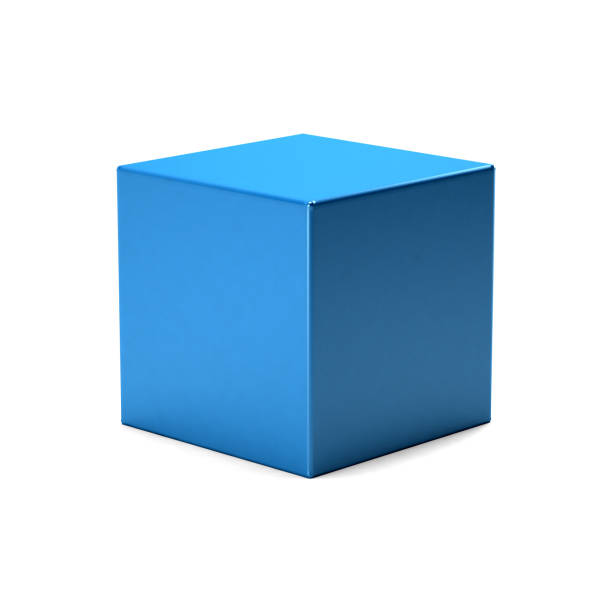
#> input picture images/cube.jpg, 612 x 612 px, given in place of the camera
$ python open_cv_edge_detection.py
#> lines starting #> are read from the running program, lines starting #| are printed output that depends on the picture; after the words box and inside, x2 and y2 are one past the last pixel; in counts of white or black regions, pixels touching at a corner belong together
import cv2
import numpy as np

cap = cv2.VideoCapture(1)
cap.set(3, 640)
cap.set(4, 480)

while True:
    ret, img= cap.read()
#> img is the input picture: shape (612, 612, 3); mean B, G, R 234.4, 216.7, 192.8
    img_gray = cv2.cvtColor(img,cv2.COLOR_BGR2GRAY)
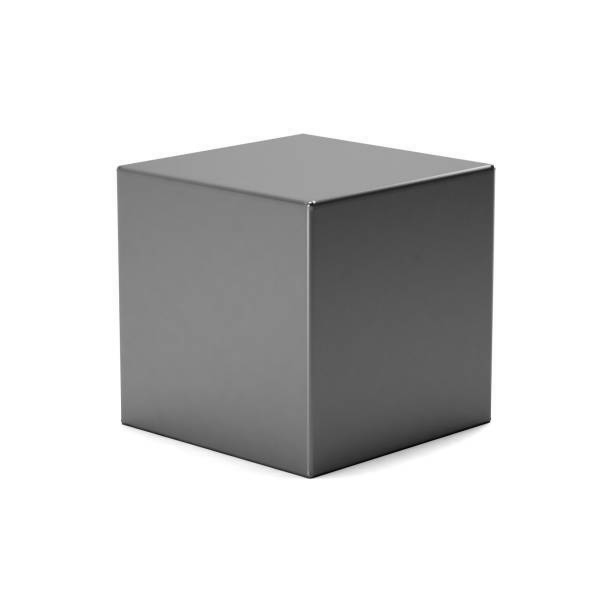
#> img_gray: shape (612, 612); min 2, max 255, mean 211.6
    cv2.namedWindow("Grey", cv2.WINDOW_NORMAL)
    cv2.imshow('Grey',img_gray)
    # noise_removal = cv2.bilateralFilter(img_gray,9,75,75)
    ret,thresh_image = cv2.threshold(img_gray,75 ,255,cv2.THRESH_BINARY)
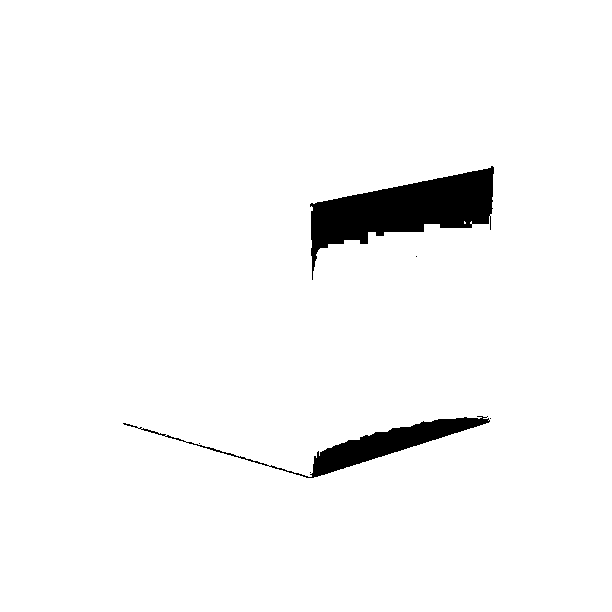
#> thresh_image: shape (612, 612); 96.6% white; 6 black regions (4 under 20 px), largest, box (x1, y1, x2, y2) and area: (310, 166, 494, 280) 8792, (123, 416, 490, 478) 3895
    cv2.namedWindow("Threshold", cv2.WINDOW_NORMAL)
    cv2.imshow('Threshold',thresh_image)
    canny_image = cv2.Canny(thresh_image,250,255)
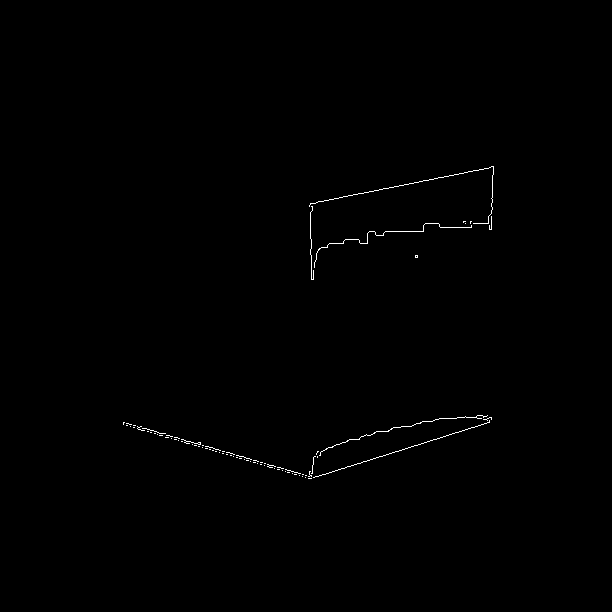
#> canny_image: shape (612, 612); 0.34% white in thin lines or dots, all inside (x1, y1, x2, y2) = (123, 166, 494, 479)
    canny_image = cv2.convertScaleAbs(canny_image)
    kernel = np.ones((3,3), np.uint8)
    dilated_image = cv2.dilate(canny_image,kernel,iterations=1)
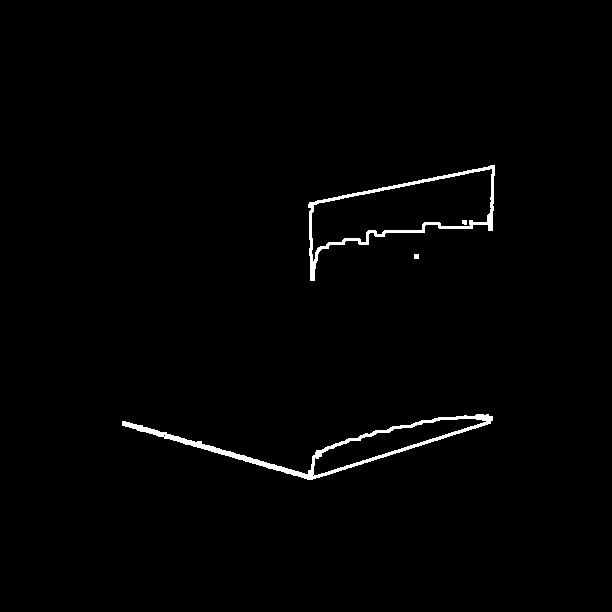
#> dilated_image: shape (612, 612); 1.2% white; 4 white regions

    cv2.namedWindow("Dilated", cv2.WINDOW_NORMAL)
    cv2.imshow('Dilated',dilated_image)

    contours, h = cv2.findContours(dilated_image, 1, 2)
#> contours = 8 contours, 4 with area under 20; largest, box (x1, y1, x2, y2) and area: (308, 165, 495, 281) 9448, (311, 168, 493, 262) 8119, (122, 414, 493, 480) 4992, (313, 418, 487, 476) 3085; h = [[1, -1, -1, -1], [2, 0, -1, -1], [3, 1, -1, -1], [4, 2, -1, -1], [5, 3, -1, -1], [6, 4, -1, -1], [7, 5, -1, -1], [-1, 6, -1, -1]]
    contours= sorted(contours, key = cv2.contourArea, reverse = True)[:1]
#> contours = 1 contour; box (x1, y1, x2, y2) and area: (308, 165, 495, 281) 9448
    pt = (180, 3 * img.shape[0] // 4)
#> pt = (180, 459)
    for cnt in contours:
        approx = cv2.approxPolyDP(cnt,0.01*cv2.arcLength(cnt,True),True)
        # print len(cnt)
        print(len(approx))
        if len(approx) <= 8 :
            print("Cube")
            cv2.drawContours(img,[cnt],-1,(255,0,0),3)
            cv2.putText(img,'Cube', pt ,cv2.FONT_HERSHEY_SCRIPT_SIMPLEX, 2, [0,255, 255], 2)
        else:
            print("Cylinder")
            cv2.drawContours(img,[cnt],-1,(255,0,0),3)
            cv2.putText(img,'Cylinder', pt ,cv2.FONT_HERSHEY_SCRIPT_SIMPLEX, 2, [255, 0, 0], 2)
#> this loop made 1 pass
#| 9
#| Cylinder
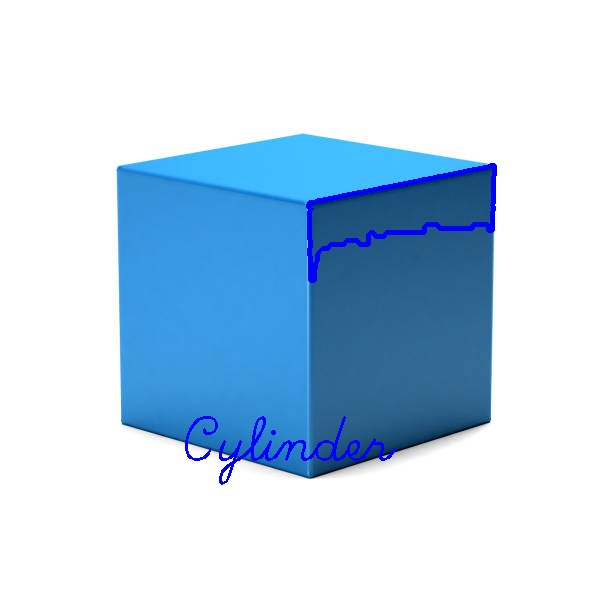
#> img: shape (612, 612, 3); 1.28% of pixels changed, all inside (x1, y1, x2, y2) = (185, 163, 497, 485)

    cv2.namedWindow("Final", cv2.WINDOW_NORMAL)
    cv2.imshow('Final',img)


    if cv2.waitKey(1) == ord('q'):
#> (key q is pressed here)
        break

cap.release()
cv2.destroyAllWindows()

$ run again, on images/cylinder.png
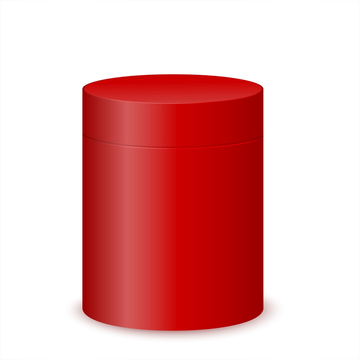
#> input picture images/cylinder.png, 360 x 360 px, given in place of the camera
#> img is the input picture: shape (360, 360, 3); mean B, G, R 174, 174, 231.8
#> thresh_image: shape (360, 360); 78.9% white; 1 black region, box (x1, y1, x2, y2) and area: (83, 75, 263, 330) 27375
#> canny_image: shape (360, 360); 1.2% white in thin lines or dots, all inside (x1, y1, x2, y2) = (82, 74, 263, 331)
#> `dilated_image = cv2.dilate(canny_image,kernel,iterations=1)`:
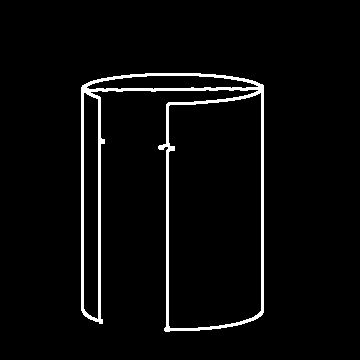
#> dilated_image: shape (360, 360); 3.6% white; 1 white region
#> `contours, h = cv2.findContours(dilated_image, 1, 2)`: contours = 4 contours; box (x1, y1, x2, y2) and area: (81, 73, 264, 332) 28998, (168, 92, 262, 329) 20730, (83, 92, 99, 320) 3294, (86, 75, 259, 90) 1729; h = [[1, -1, -1, -1], [2, 0, -1, -1], [3, 1, -1, -1], [-1, 2, -1, -1]]
#> `contours= sorted(contours, key = cv2.contourArea, reverse = True)[:1]`: contours = 1 contour; box (x1, y1, x2, y2) and area: (81, 73, 264, 332) 28998
#> the loop `for cnt in contours:` made 1 pass
#| 9
#| Cylinder
#> after the loop `for cnt in contours:`:
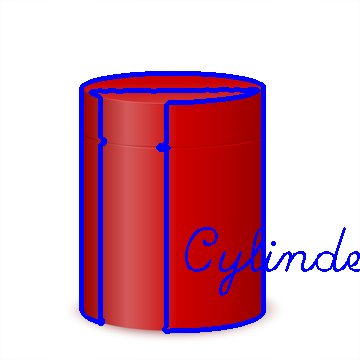
#> img: shape (360, 360, 3); 7.06% of pixels changed, all inside (x1, y1, x2, y2) = (79, 71, 360, 334)
